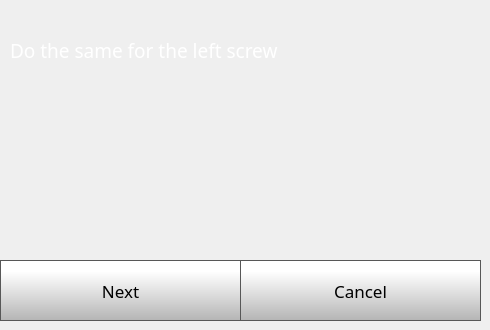
    <widget class="QWidget" name="quickStep4Page">
     <widget class="QPushButton" name="quickStep4CancelButton">
      <property name="geometry">
       <rect>
        <x>240</x>
        <y>260</y>
        <width>241</width>
        <height>61</height>
       </rect>
      </property>
      <property name="font">
       <font>
        <family>Gotham</family>
        <pointsize>13</pointsize>
       </font>
      </property>
      <property name="styleSheet">
       <string notr="true">QPushButton {
     border: 1px solid rgb(87, 87, 87);
	background-color: qlineargradient(spread:pad, x1:0, y1:1, x2:0, y2:0.188, stop:0 rgba(180, 180, 180, 255), stop:1 rgba(255, 255, 255, 255));


}

QPushButton:pressed {
    background-color: qlineargradient(x1: 0, y1: 0, x2: 0, y2: 1,
                                      stop: 0 #dadbde, stop: 1 #f6f7fa);
}

QPushButton:flat {
    border: none; /* no border for a flat push button */
}

QPushButton:default {
    border-color: navy; /* make the default button prominent */
}

QPushButton:focus {
	outline: none;
}</string>
      </property>
      <property name="text">
       <string>Cancel</string>
      </property>
      <property name="iconSize">
       <size>
        <width>40</width>
        <height>40</height>
       </size>
      </property>
     </widget>
     <widget class="QPushButton" name="quickStep4NextButton">
      <property name="geometry">
       <rect>
        <x>0</x>
        <y>260</y>
        <width>241</width>
        <height>61</height>
       </rect>
      </property>
      <property name="font">
       <font>
        <family>Gotham</family>
        <pointsize>13</pointsize>
       </font>
      </property>
      <property name="styleSheet">
       <string notr="true">QPushButton {
     border: 1px solid rgb(87, 87, 87);
	background-color: qlineargradient(spread:pad, x1:0, y1:1, x2:0, y2:0.188, stop:0 rgba(180, 180, 180, 255), stop:1 rgba(255, 255, 255, 255));


}

QPushButton:pressed {
    background-color: qlineargradient(x1: 0, y1: 0, x2: 0, y2: 1,
                                      stop: 0 #dadbde, stop: 1 #f6f7fa);
}

QPushButton:flat {
    border: none; /* no border for a flat push button */
}

QPushButton:default {
    border-color: navy; /* make the default button prominent */
}

QPushButton:focus {
	outline: none;
}</string>
      </property>
      <property name="text">
       <string>Next</string>
      </property>
      <property name="iconSize">
       <size>
        <width>40</width>
        <height>40</height>
       </size>
      </property>
     </widget>
     <widget class="QLabel" name="calibrateLabel_12">
      <property name="geometry">
       <rect>
        <x>10</x>
        <y>20</y>
        <width>471</width>
        <height>61</height>
       </rect>
      </property>
      <property name="font">
       <font>
        <family>Gotham</family>
        <pointsize>14</pointsize>
        <weight>50</weight>
        <bold>false</bold>
       </font>
      </property>
      <property name="styleSheet">
       <string notr="true">color: rgb(255, 255, 255);</string>
      </property>
      <property name="text">
       <string>Do the same for the left screw</string>
      </property>
      <property name="wordWrap">
       <bool>true</bool>
      </property>
     </widget>
    </widget>
